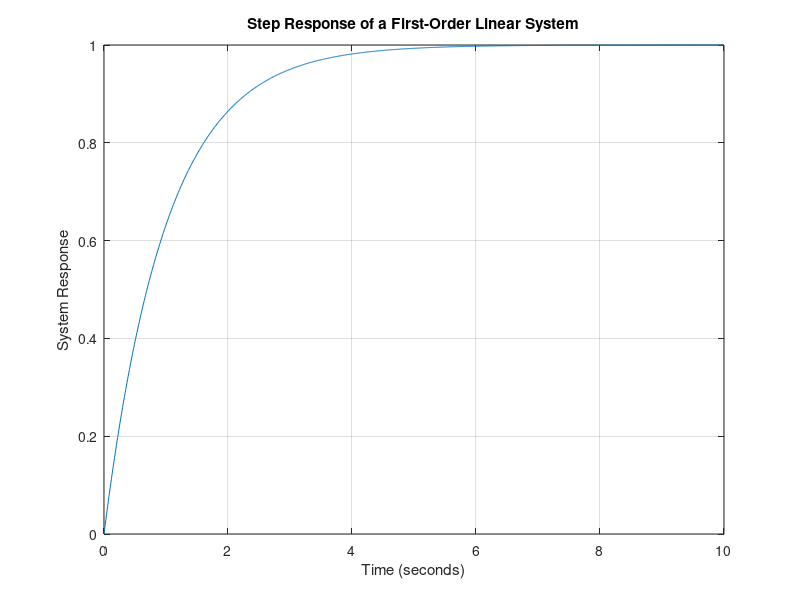

MATLAB code to generate this figure:
% Define the transfer function
numerator = 1;
denominator = [1, 1]; % s + 1

sys = tf(numerator, denominator);

% Generate a time vector for the step response
t = 0:0.01:10; % Time from 0 to 10 seconds with a 0.01-second step

% Compute the step response of the system
y = step(sys, t);

% Plot the step response
plot(t, y); 
xlabel('Time (seconds)');
ylabel('System Response');
title('Step Response of a First-Order Linear System');
grid on;
